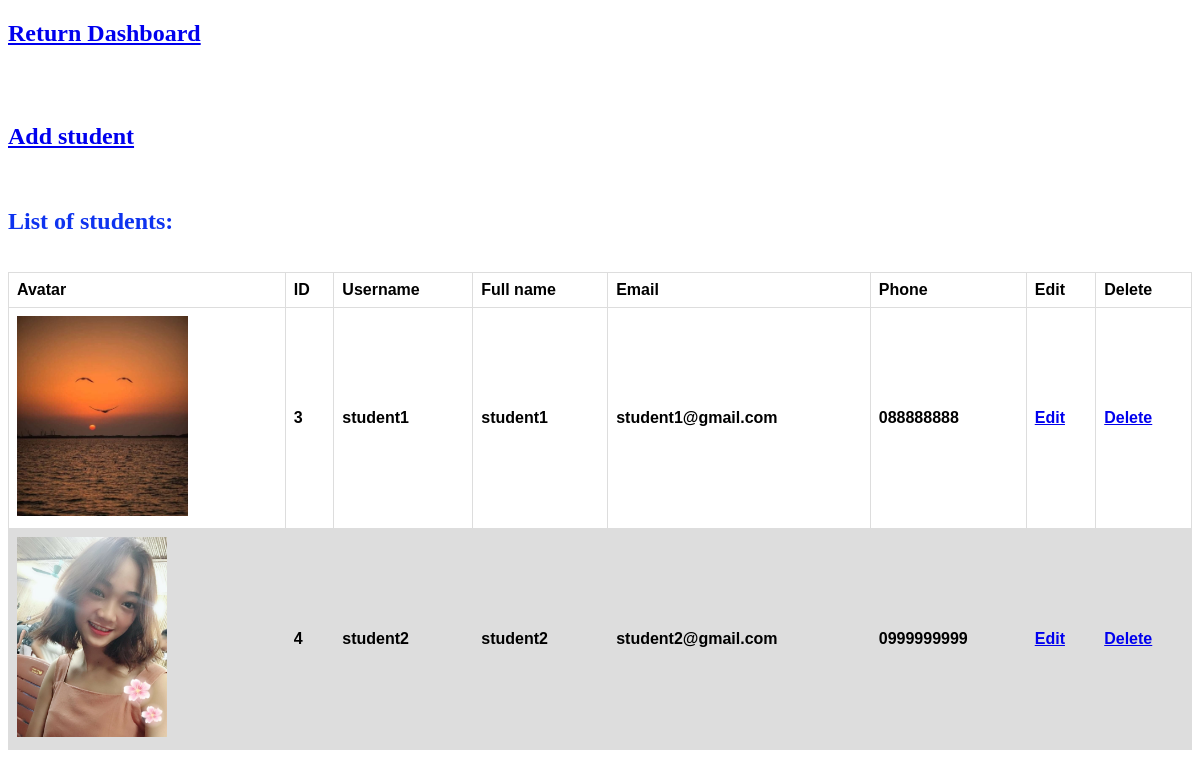
/giaoVien/manage_user.php (signed in), run on the app's committed database.
### tables this page shows
CREATE TABLE `infusers` (
  `id` int(11) NOT NULL,
  `username` varchar(50) NOT NULL,
  `password` text NOT NULL,
  `name` varchar(50) NOT NULL,
  `email` varchar(50) NOT NULL,
  `phone` text NOT NULL,
  `image` text NOT NULL,
  `role` int(2) NOT NULL
);

### giaoVien/manage_user.php (the view, shortened to what this page needs)
<!DOCTYPE html>
<html lang="en">
<head>
</head>
<body>
        <h2><a href="account_admin.php">Return Dashboard</a></h2><br>
        <br>
        <h2><a href="add_user.php">Add student</a></h2><br>
		<h2>List of students: </h2><br>
        <table>
			<thead>
                <tr>
                        <th>Avatar</th>
                        <th>ID</th>
                        <th>Username</th>
                        <th>Full name</th>
                        <th>Email</th>
                        <th>Phone</th>
                        <th>Edit</th>
                        <th>Delete</th>
        		</tr>
			</thead>
                        <?php
    		            include '../config.php';
			$sql="select * from infusers where role = '0'";
			$query=mysqli_query($conn,$sql);
                        while($row=mysqli_fetch_array($query))
                        {
                            $u_id = $row['id'];
                            $u_name = $row['username'];
                            $u_fn = $row['name'];
                            $u_email = $row['email'];
                            $u_phone = $row['phone'];
			?>
			<tr>
                            <th><img src="../photo/<?php echo $row['image'] ?>" height=200></th>
			    <th><?php echo $u_id; ?></th>
			    <th><?php echo $u_name; ?></th>
			    <th><?php echo $u_fn; ?></th>
                            <th><?php echo $u_email; ?></th>
                            <th><?php echo $u_phone; ?></th>
                            <th><a href="edit_user.php?id=<?php echo $u_id ?>">Edit</a></th>
			    <th><a href="del_user.php?id=<?php echo $u_id ?>">Delete</a></th>
			</tr>
                        <?php } ?>
		</table>
</body>
</html>

### giaoVien/manage_user.php (style rules this page uses)
table { font-family: arial, sans-serif; border-collapse: collapse; width: 100%; }
td, th { border: 1px solid #dddddd; text-align: left; padding: 8px; }
tr:nth-child(even) { background-color: #dddddd; }
h2 { color: #0e33ef; font-weight: 800; }

### data on the page
infusers: image (picture), id "3", username "student1", name "student1", email "student1@gmail.com", phone "088888888"
infusers: image (picture), id "4", username "student2", name "student2", email "student2@gmail.com", phone "0999999999"
